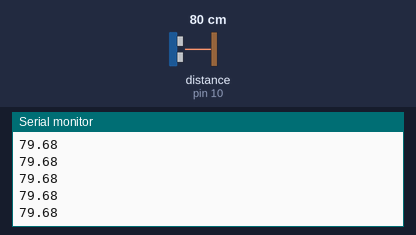
Bench run of a sketch on a simulated Arduino Uno, built with avr-gcc and run on an emulated ATmega328P. Parts: the last lines printed to the serial monitor. Wiring (inferred from the names in the program): ultrasonic range finder: trigger pin 9; echo pin 10. Inputs (shaded band) come from the test bench; at power-on: distance to the obstacle (sensor on pin 10) 80 cm. The echo pulse lasts 58.3 µs per cm.

Above: at 1.2 s.
1.3 s: distance to the obstacle (sensor on pin 10) set to 2 cm
At 1.35 s:
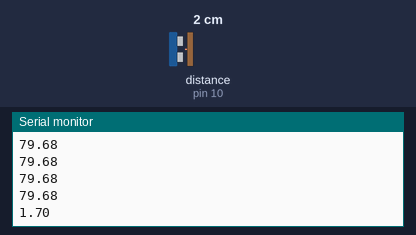
2.8 s: distance to the obstacle (sensor on pin 10) set to 4 cm
At 2.83 s:
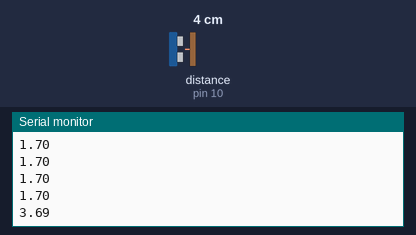
Timing chart, 0 to 5.8 s (numbered marks = the images above; inputs shaded):
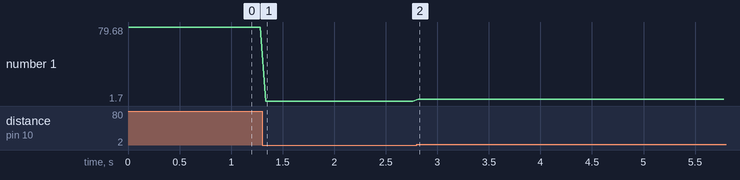

The sketch:

ultrasonic-drone-sensor.ino
```cpp
/*
  초음파 드론 동굴 비행 게임 - 거리 측정 스케치
  아화중학교 과학수업

  [회로 연결]
    HC-SR04 초음파센서  TRIG -> 9,  ECHO -> 10, VCC -> 5V,  GND -> GND

  [동작]
    약 50ms마다 거리(cm) 값 한 줄을 시리얼로 출력합니다. (보드레이트 9600)
    예) 18.42

  손을 센서에 가까이/멀리 움직이면 그 거리에 따라 게임 속 드론이
  위아래로 움직입니다.
*/

const int TRIG_PIN = 9;
const int ECHO_PIN = 10;

void setup() {
  Serial.begin(9600);
  pinMode(TRIG_PIN, OUTPUT);
  pinMode(ECHO_PIN, INPUT);
}

float readDistanceCm() {
  digitalWrite(TRIG_PIN, LOW);
  delayMicroseconds(2);
  digitalWrite(TRIG_PIN, HIGH);
  delayMicroseconds(10);
  digitalWrite(TRIG_PIN, LOW);

  long duration = pulseIn(ECHO_PIN, HIGH, 30000); // 최대 30ms 대기
  if (duration == 0) return -1; // 측정 실패
  return duration * 0.0343 / 2.0;
}

void loop() {
  float d = readDistanceCm();
  Serial.println(d, 2);
  delay(50);
}
```

Measured:
- after the input at 1.3 s, the serial monitor: prints a new line at once (image 1)
- after the input at 2.8 s, the serial monitor: prints a new line at once (image 2)
- plotted number 1: 79.68 → 1.7 after the input at 1.3 s, 1.7 → 3.69 after the input at 2.8 s
